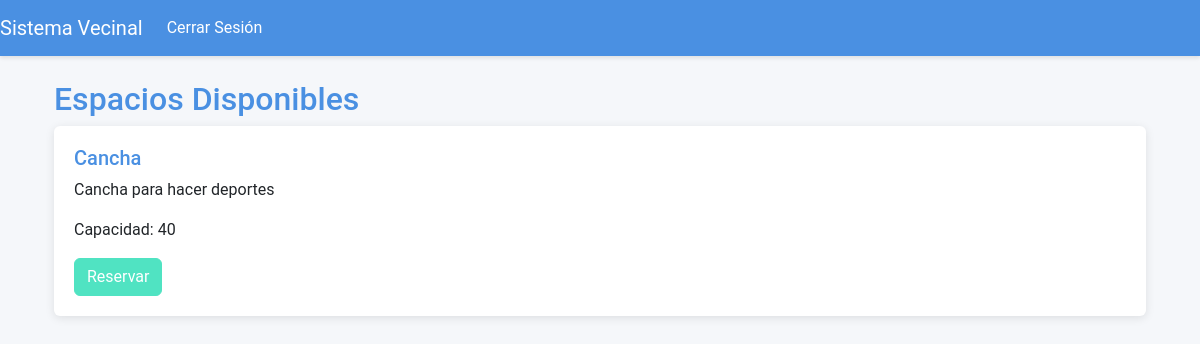
The app's page /espacios/ (signed in), older data.
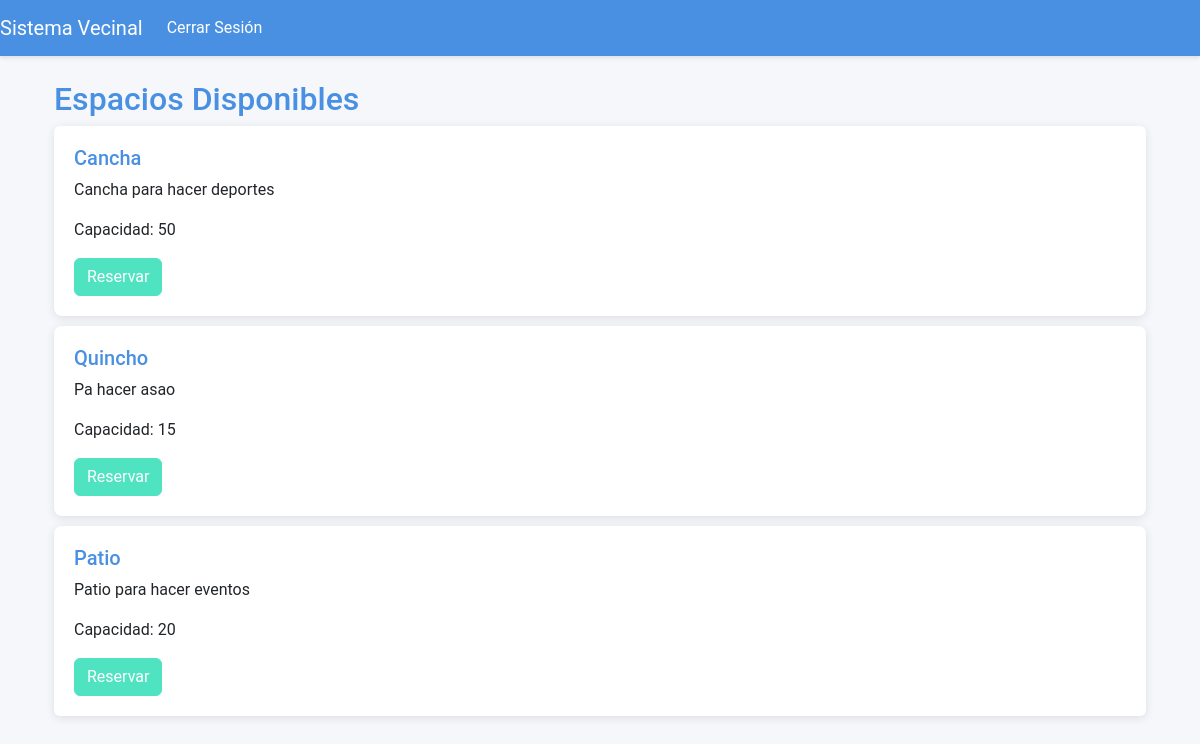
The same page, newer data.
### junta_vecinos/models.py (models this page shows, shortened)
class Espacio(models.Model):
    nombre = models.CharField(max_length=100)
    descripcion = models.TextField()
    capacidad = models.IntegerField()

### junta_vecinos/views.py (the view)
# urls.py: path('espacios/', views.espacios_disponibles, name='espacios_disponibles'),
@login_required
def espacios_disponibles(request):
    espacios = Espacio.objects.all()  # Obtenemos todos los espacios
    return render(request, 'junta_vecinos/espacios_disponibles.html', {'espacios': espacios})

### junta_vecinos/templates/junta_vecinos/espacios_disponibles.html (shortened to what this page needs)
{% extends 'junta_vecinos/base.html' %}
{% block content %}
<div class="container mt-4">
    <h2>Espacios Disponibles</h2>
    <ul class="list-group">
        {% for espacio in espacios %}
            <li class="list-group-item">
                <h5>{{ espacio.nombre }}</h5>
                <p>{{ espacio.descripcion }}</p>
                <p>Capacidad: {{ espacio.capacidad }}</p>
                <button class="btn btn-primary" data-bs-toggle="modal" data-bs-target="#calendarModal" data-espacio-id="{{ espacio.id }}">
                    Reservar
                </button>
            </li>
        {% empty %}
            <li class="list-group-item">No hay espacios disponibles</li>
        {% endfor %}
    </ul>
</div>
{% endblock %}

Row changes from the older to the newer data that the page shows:
changed Espacio "Cancha": capacidad "40" → "50"
added Espacio: nombre "Quincho", descripcion "Pa hacer asao", capacidad "15"
added Espacio: nombre "Patio", descripcion "Patio para hacer eventos", capacidad "20"
